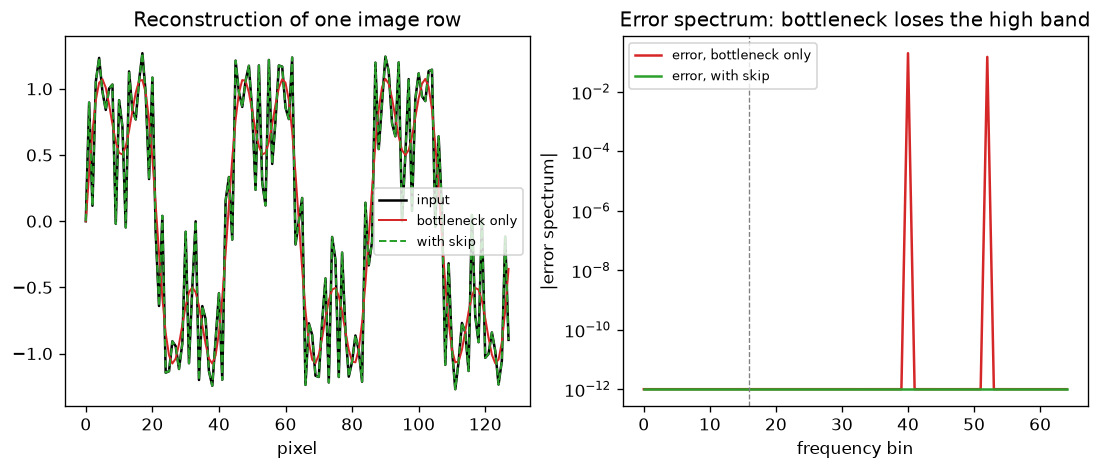

Source code (Python):
"""
Day 124 - Consolidation Phase 9: why U-Net skips (and ViT/MAE/DINO design) care about frequency.

Left : a 1D "image row" = low-frequency structure + fine detail. A bottleneck (downsample 8x, upsample)
       is a low-pass filter, so reconstruction error lives in the high band.
Right: adding the skip (the high-frequency residual from the encoder) restores that band.
"""
import numpy as np
import matplotlib.pyplot as plt

np.random.seed(42)
n = 128
t = np.arange(n)
x = np.sin(2 * np.pi * 3 * t / n) + 0.5 * np.sin(2 * np.pi * 9 * t / n) \
    + 0.4 * np.sin(2 * np.pi * 40 * t / n) + 0.3 * np.sin(2 * np.pi * 52 * t / n)

# bottleneck: keep only the lowest 16 rFFT bins (what an 8x down/up path can represent)
X = np.fft.rfft(x)
Xb = X.copy()
Xb[16:] = 0
x_bottleneck = np.fft.irfft(Xb, n)

# skip connection: decoder also receives the encoder's high-frequency detail
x_skip = x_bottleneck + (x - np.fft.irfft(np.where(np.arange(X.size) < 16, X, 0), n))

def spec(v):
    return np.abs(np.fft.rfft(v)) / n

fig, axes = plt.subplots(1, 2, figsize=(11, 4))
axes[0].plot(t, x, label="input", color="black", lw=1.5)
axes[0].plot(t, x_bottleneck, label="bottleneck only", color="tab:red", lw=1.2)
axes[0].plot(t, x_skip, label="with skip", color="tab:green", ls="--", lw=1.2)
axes[0].set_title("Reconstruction of one image row")
axes[0].set_xlabel("pixel")
axes[0].legend(fontsize=8)

f = np.arange(X.size)
axes[1].semilogy(f, spec(x - x_bottleneck) + 1e-12, label="error, bottleneck only", color="tab:red")
axes[1].semilogy(f, spec(x - x_skip) + 1e-12, label="error, with skip", color="tab:green")
axes[1].axvline(16, color="gray", ls="--", lw=0.8)
axes[1].set_title("Error spectrum: bottleneck loses the high band")
axes[1].set_xlabel("frequency bin")
axes[1].set_ylabel("|error spectrum|")
axes[1].legend(fontsize=8)

plt.savefig("graph_DAY_124.png", dpi=120, bbox_inches="tight")
